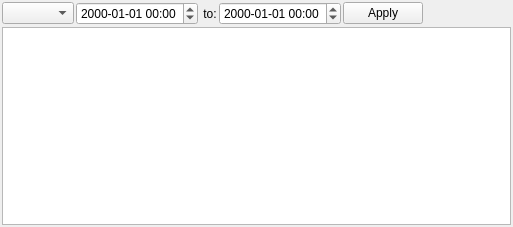
<?xml version="1.0" encoding="UTF-8"?>
<ui version="4.0">
 <class>DialogExtremeValues</class>
 <widget class="QWidget" name="DialogExtremeValues">
  <property name="geometry">
   <rect>
    <x>0</x>
    <y>0</y>
    <width>513</width>
    <height>227</height>
   </rect>
  </property>
  <property name="windowTitle">
   <string>Extreme Values</string>
  </property>
  <property name="windowIcon">
   <iconset>icons:extremes.svg</iconset>
  </property>
  <layout class="QVBoxLayout" name="verticalLayout">
   <property name="spacing">
    <number>2</number>
   </property>
   <property name="margin">
    <number>2</number>
   </property>
   <item>
    <layout class="QHBoxLayout" name="horizontalLayout">
     <property name="spacing">
      <number>2</number>
     </property>
     <item>
      <widget class="QComboBox" name="comboParam"/>
     </item>
     <item>
      <widget class="MiDateTimeEdit" name="timeFrom">
       <property name="displayFormat">
        <string notr="true">yyyy-MM-dd hh:mm</string>
       </property>
      </widget>
     </item>
     <item>
      <widget class="QLabel" name="labelTo">
       <property name="text">
        <string> to:</string>
       </property>
      </widget>
     </item>
     <item>
      <widget class="MiDateTimeEdit" name="timeTo">
       <property name="displayFormat">
        <string notr="true">yyyy-MM-dd hh:mm</string>
       </property>
      </widget>
     </item>
     <item>
      <widget class="QPushButton" name="buttonApply">
       <property name="text">
        <string>Apply</string>
       </property>
      </widget>
     </item>
     <item>
      <spacer name="horizontalSpacer">
       <property name="orientation">
        <enum>Qt::Horizontal</enum>
       </property>
       <property name="sizeHint" stdset="0">
        <size>
         <width>40</width>
         <height>20</height>
        </size>
       </property>
      </spacer>
     </item>
    </layout>
   </item>
   <item>
    <widget class="QTableView" name="tableExtremes"/>
   </item>
  </layout>
 </widget>
 <customwidgets>
  <customwidget>
   <class>MiDateTimeEdit</class>
   <extends>QDateTimeEdit</extends>
   <header>util/MiDateTimeEdit.hh</header>
  </customwidget>
 </customwidgets>
 <resources/>
 <connections>
  <connection>
   <sender>buttonApply</sender>
   <signal>clicked()</signal>
   <receiver>DialogExtremeValues</receiver>
   <slot>onUpdateClicked()</slot>
   <hints>
    <hint type="sourcelabel">
     <x>430</x>
     <y>10</y>
    </hint>
    <hint type="destinationlabel">
     <x>492</x>
     <y>13</y>
    </hint>
   </hints>
  </connection>
 </connections>
 <slots>
  <slot>onUpdateClicked()</slot>
 </slots>
</ui>
